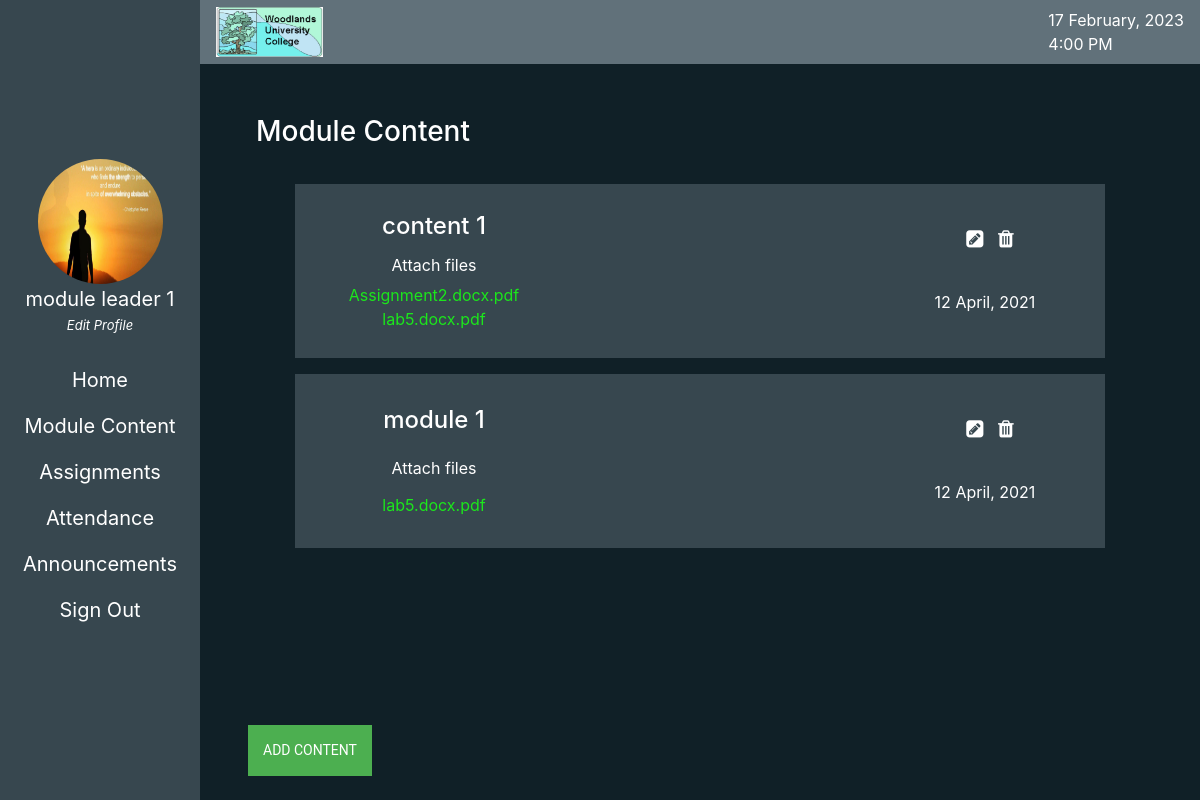
/module_leader_files/module_content.php (signed in), run on the app's committed database.
### tables this page shows
CREATE TABLE `staff` (
  `staff_id` int(11) NOT NULL,
  `staff_first_name` varchar(100) DEFAULT NULL,
  `staff_middlename` varchar(100) DEFAULT NULL,
  `staff_surname` varchar(100) DEFAULT NULL,
  `gender` enum('male','female') DEFAULT NULL,
  `email` varchar(100) DEFAULT NULL,
  `contact_no` varchar(100) DEFAULT NULL,
  `address` varchar(100) DEFAULT NULL,
  `stutas` varchar(100) DEFAULT NULL,
  `dormancy_reason` varchar(100) DEFAULT NULL,
  `date_of_birth` date DEFAULT NULL,
  `date_joined` date DEFAULT NULL,
  `login_password` varchar(50) DEFAULT NULL,
  `privilege` tinyint(3) UNSIGNED DEFAULT NULL,
  `profile_photo` varchar(255) DEFAULT 'not',
  `last_btn_click_id` varchar(100) NOT NULL DEFAULT 'null'
);

CREATE TABLE `module_content` (
  `content_id` int(11) NOT NULL,
  `module_code` int(11) NOT NULL,
  `title` varchar(100) NOT NULL,
  `description` varchar(255) NOT NULL,
  `status` enum('show','hide') NOT NULL,
  `date` varchar(100) NOT NULL
);

CREATE TABLE `module_content_files` (
  `id` int(100) NOT NULL,
  `files` blob NOT NULL,
  `module_content_id` int(100) NOT NULL,
  `name` varchar(255) NOT NULL,
  `type` varchar(255) NOT NULL
);

### module_leader_files/module_content.php (the view, shortened to what this page needs)
<!DOCTYPE html>
<html lang="en">
<head>
    <link rel="stylesheet" href="https://maxcdn.bootstrapcdn.com/bootstrap/4.5.2/css/bootstrap.min.css">
    <link rel="stylesheet" href="https://cdnjs.cloudflare.com/ajax/libs/font-awesome/4.7.0/css/font-awesome.min.css">
    <link rel="stylesheet" href="../mystyle.css">
</head>
<body>
    <section class="container-fluid max-height c-white">
        <div class="row main-box  max-height">
            <div class="col-lg-2  tmp_h d-flex align-content-center flex-column justify-content-center bg-dark-b position-relative">
            <?php include './menu.php';?>
            </div>
            <div class="col-lg-10  tmp_h">
                    <?php include './upper_nav.php';?>
                <div class="row d-flex align-items-center flex-column justify-content-center bg-full-b std-lower-nav">
                    <div id="mod_l_content" style="disssplay: none !important;" class="overflow-auto d-flex align-items-center flex-column justify-content-start  w-100 h-100">
                        <div class=" p-5 h-13 w-100  d-flex align-items-start flex-column justify-content-center ">
                            <h3 class="w-50 mt-5 ml-2">Module Content</h3>
                        </div>
                        <div class="h-75 w-90 flow_auto  pt-4 pb-4 d-flex align-items-center flex-column justify-content-start ">
                                    <?php
                                       $mod_id = $_SESSION['module_id'];
                                       include '../connection.php';
                                       if($con)
                                        {
                                            $result = mysqli_query($con , "select *from module_content where module_code = '$mod_id'");
                                            while($row = mysqli_fetch_array($result))
                                            {
                                                echo '
                                                <div class="w-90 m-h-30 mb-3 p-2 bg-dark-b d-flex align-items-center flex-row justify-content-between" style="padding:25px !important;">
                                                <div class=" w-30 h-100 d-flex align-items-center flex-column justify-content-around">
                                                <h4 class="m-0 mb-2">' , $row['title'],'</h4>
                                                <p class="m-0 p-0">Attach files</p>
                                                <div class="position-relative d-flex align-items-center flex-column justify-content-center">';
                                                $content_id =  $row['content_id'];
                                                $result1 = mysqli_query($con , "select *from module_content_files where module_content_id='$content_id'");
                                                while($row1 = mysqli_fetch_array($result1))
                                                {
                                                    echo'
                                                        <a class="m-0 under-line-hover position-relative cursor-p" style="text-decoration:none;color:#1ce61c;" target"_blank" href="../uploads/' , $row1['name'],'">' , $row1['name'],'</a>
                                                    ';
                                                }
                                                echo '
                                                </div>
                                                </div>
                                                    <div class=" w-25 h-100  d-flex align-items-center flex-column justify-content-around">
                                                        <div>
                                                            <span class="mod-l-module-content-c-box">
                                                               <a style="color:white;" href="./edit_module_content.php?id=',$content_id,'">  <i class="fa fa-pencil-square mod-l-module-content-c" aria-hidden="true"></i></a>
                                                            </span>
                                                            <span class="mod-l-module-content-c-box">
                                                            <a style="color:white;" href="./del_module_content.php?id=',$content_id,'">   <i class="fa fa-trash mod-l-module-content-c del_module" aria-hidden="true"></i> </a>
                                                            </span>
                                                        </div>
                                                        <p class="m-0">',$row['date'],'</p>
                                                    </div>
                                                </div>';
                                            }
                                        }
                                ?>
                        </div>
                        <div class="  pl-5 pb-3 h-13 w-100  d-flex align-items-start flex-column justify-content-center ">
                        <a href="./add_module_content.php"><button class="input_btn w-max-c " style="margin-top: 11px;">Add Content</button></a>
                        </div>
                    </div>
                </div>
            </div>
        </div>
    </section>
</body>
</html>

### module_leader_files/menu.php
<div id="menu1" style="disjplay: none !important;" class="text-center d-flex align-items-center flex-column justify-content-center">
<?php
                            $id = $_SESSION['mod_leader_id'];
                            include '../connection.php';
                            if($con)
                            {
                            $result = mysqli_query($con , "select *from staff where staff_id='$id'");
                            $row = mysqli_fetch_array($result);
                            if($row['profile_photo'] != "not")
                            {
                              echo'<img class="rounded-circle  user-img-w-h-home" src="../uploads/' , $row['profile_photo'],'">';
                            }
                            else
                            {
                                echo' <img class="rounded-circle  user-img-w-h-home" src="../img/user.png">';
                            }
                            }
                            ?>
<?php
        $id = $_SESSION['mod_leader_id'];
       include '../connection.php';
        if($con)
        {
            $result = mysqli_query($con , "select *from staff where staff_id= '$id'");
            $row = mysqli_fetch_array($result);
            echo '<p class="std-nav">' , $row['staff_first_name'],' ' , $row['staff_surname'],'</p>';
            }
 ?>
<a href="./edit_profile.php"><p id="mod_l_edit_btn" class="edit-p"> <em>Edit Profile</em></p></a>
<a href="./home.php"><p id="mod_l_home_btn" class="std-nav">Home</p></a>
<a href="./module_content.php"><p id="mod_l_content_btn" class="std-nav">Module Content</p></a>
<a href="./assignment.php"><p id="mod_l_v_attend_btn" class="std-nav">Assignments</p></a>
<a href="./view_attendance.php"><p id="mod_l_assign_btn" class="std-nav">Attendance</p></a>
<a href="./announcement.php"><p id="mod_l_announc_btn" class="std-nav">Announcements</p></a>
<a href="../index.php"><p id="mod_sign_out_btn" class="std-nav">Sign Out</p></a>
</div>

### module_leader_files/upper_nav.php
 <div class="row  std-upper-nav bg-light-b ">
<div
    class=" pl-3 pr-3 uper-nav-box  d-flex align-items-center flex-row justify-content-between  w-100 ">
    <img src="../img/logo_lg.jpg" width="107px" height="50px">
    <div>
        <p class="m-0" id="date"></p>
        <p class="m-0" id="time"></p>
    </div>
</div>
</div>

### mystyle.css (style rules this page uses)
html, body { height: 100%; margin: 0; }
.tmp_h { height: 100%; }
.user-img-w-h-home { width: 125px; height: 125px; }
.edit-p { font-size: 13px; margin-top: -14px; margin-bottom: 30px; cursor: pointer; width: max-content; position: relative; }
.std-nav { font-size: 20px; cursor: pointer; width: max-content; position: relative; }
.std-upper-nav { height: 8%; }
.std-lower-nav { height: 92%; }
.max-height { height: 100%; }
.bg-dark-b { background-color: #37474f; }
.c-white { color: white; }
.bg-light-b { background-color: #61717a; }
.bg-full-b { background-color: #102027; }
.input_btn { font-family: "Roboto", sans-serif; text-transform: uppercase; outline: 0; background: #4CAF50; width: 100%; border: 0; padding: 15px; color: #FFFFFF; font-size: 14px; -webkit-transition: all 0.3 ease; transition: all 0.3 ease; cursor: pointer; }
.h-13 { height: 13% !important; }
.w-30 { width: 30% !important; }
.cursor-p { cursor: pointer; }
.w-max-c { width: max-content !important; }
.text-center { text-align: center; }
.w-90 { width: 90% !important; }
.m-h-30 { min-height: 30% !important; }
.mod-l-attend-c-box , .mod-l-assign-c-box , .mod-l-module-content-c-box { padding-left: 10px; }
.mod-l-module-content-c { font-size: 20px; cursor: pointer; }
.flow_auto { overflow: auto; }
.m-h-30 { min-height: 35% !important; }
a { text-decoration: none !important; color: white; }

### data on the page
staff: profile_photo (picture), staff_first_name "module leader 1"
module_content: title "content 1", date "12 April, 2021"
module_content_files: name "Assignment2.docx.pdf"
module_content_files: name "lab5.docx.pdf"
module_content: title "module 1", date "12 April, 2021"
module_content_files: name "lab5.docx.pdf"
